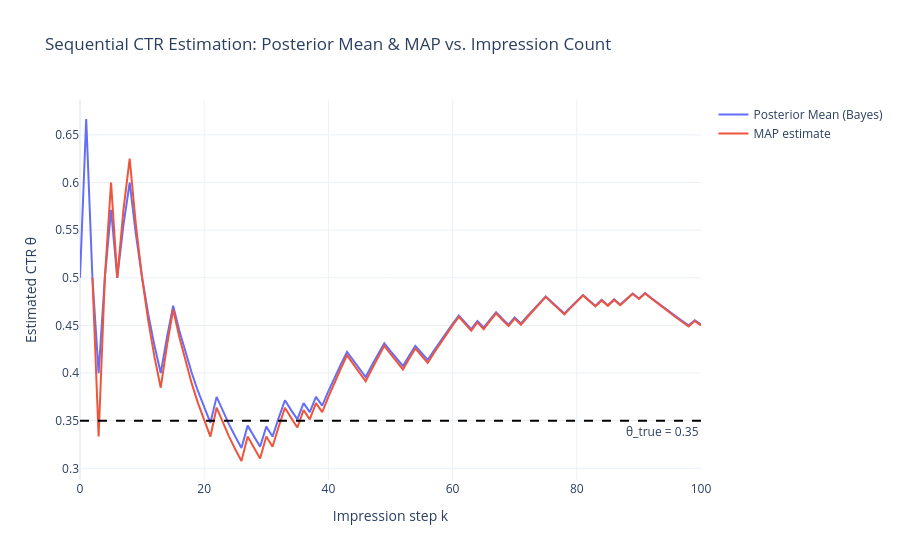

Write notebook code for a chart like this one.
### Markdown cell above
**Interpretation.** The mean of a $\text{Beta}(\alpha,\beta)$ is $\alpha/(\alpha+\beta)$. Increasing $\alpha$ relative to $\beta$ shifts the center of mass **toward 1**; increasing $\beta$ relative to $\alpha$ shifts it **toward 0**. $\text{Beta}(1,1)$ is the flat/uniform, uninformative case; $\text{Beta}(2,8)$ concentrates mass near low CTR values; $\text{Beta}(8,2)$ concentrates mass near high CTR values. The overall spread also narrows as $\alpha+\beta$ grows, since this "pseudo-count" total controls the prior's effective sample size.

## Task 2 — Sequential Likelihood and Joint History

$$L(y_k\mid\theta)=\theta^{y_k}(1-\theta)^{1-y_k},\qquad
L(\mathbf y^{(k)}\mid\theta)=\prod_{i=1}^{k}\theta^{y_i}(1-\theta)^{1-y_i}=\theta^{\sum_i y_i}(1-\theta)^{k-\sum_i y_i}.$$

## Task 3 — Closed-Form Conjugate Update

$$f_{\Theta\mid\mathbf Y^{(k)}}(\theta\mid\mathbf y^{(k)}) \propto \theta^{\alpha_{k-1}-1}(1-\theta)^{\beta_{k-1}-1}\cdot\theta^{y_k}(1-\theta)^{1-y_k}
= \theta^{(\alpha_{k-1}+y_k)-1}(1-\theta)^{(\beta_{k-1}+1-y_k)-1}.$$

This is (up to normalization) exactly the kernel of a $\text{Beta}(\alpha_k,\beta_k)$ density, proving **Beta–Binomial conjugacy**, with the simple arithmetic updates
$$\alpha_k=\alpha_{k-1}+y_k, \qquad \beta_k=\beta_{k-1}+(1-y_k).$$

Posterior mean:
$$\mathbb E[\Theta\mid\mathbf Y^{(k)}=\mathbf y^{(k)}]=\frac{\alpha_k}{\alpha_k+\beta_k}.$$

## Task 4 — Dynamic Shifting Mechanics

A **click** ($y_k=1$) increments $\alpha_k$ only, pushing the density's mass and mode **rightward** (higher believed CTR). A **non-click** ($y_k=0$) increments $\beta_k$ only, pushing mass **leftward**. Because the update is a pure integer increment of the sufficient statistics, it is exact and instantaneous — no numerical integration is ever needed. This contrasts sharply with the 2PL IRT model of Q1, where the Bernoulli-logistic likelihood is **not conjugate** to any tractable prior family; there, the posterior kernel has no closed analytical form and must be tracked and renormalized on a numerical grid at every step.

## Task 5 — Running Point Estimators

$$\widehat\theta_{\mathrm{Bayes}}^{(k)}=\frac{\alpha_k}{\alpha_k+\beta_k}, \qquad
\widehat\theta_{\mathrm{MAP}}^{(k)}=\frac{\alpha_k-1}{\alpha_k+\beta_k-2}\quad(\alpha_k,\beta_k>1).$$
(If $\alpha_k\le 1$ or $\beta_k\le1$ the mode lies at a boundary, $0$ or $1$, rather than at this interior stationary point.)

## Task 6 — Performance Tracking

### Code cell
def run_ctr_simulation(theta_true=0.35, n_impressions=100, alpha0=1.0, beta0=1.0, seed=11):
    rng = np.random.default_rng(seed)
    alpha_k, beta_k = alpha0, beta0
    bayes_hist = [alpha_k / (alpha_k + beta_k)]
    map_hist = [np.nan if (alpha_k <= 1 or beta_k <= 1) else (alpha_k - 1) / (alpha_k + beta_k - 2)]

    for k in range(1, n_impressions + 1):
        y_k = 1 if rng.uniform() < theta_true else 0
        alpha_k += y_k
        beta_k += (1 - y_k)
        bayes_hist.append(alpha_k / (alpha_k + beta_k))
        map_hist.append(np.nan if (alpha_k <= 1 or beta_k <= 1) else (alpha_k - 1) / (alpha_k + beta_k - 2))

    return np.array(bayes_hist), np.array(map_hist)

theta_true_ctr = 0.35
bayes_ctr, map_ctr = run_ctr_simulation(theta_true=theta_true_ctr, n_impressions=100, seed=11)
steps_ctr = np.arange(0, 101)

fig = go.Figure()
fig.add_trace(go.Scatter(x=steps_ctr, y=bayes_ctr, mode="lines", name="Posterior Mean (Bayes)"))
fig.add_trace(go.Scatter(x=steps_ctr, y=map_ctr, mode="lines", name="MAP estimate"))
fig.add_hline(y=theta_true_ctr, line_dash="dash", line_color="black",
              annotation_text=f"θ_true = {theta_true_ctr}", annotation_position="bottom right")
fig.update_layout(title="Sequential CTR Estimation: Posterior Mean & MAP vs. Impression Count",
                   xaxis_title="Impression step k", yaxis_title="Estimated CTR θ",
                   template="plotly_white")
fig.show()

print(f"Final posterior mean: {bayes_ctr[-1]:.4f}   Final MAP: {map_ctr[-1]:.4f}")

### Figure 1 — Plotly figure (JSON) as saved in the notebook; plotly's stock layout.template omitted (floating-point values rounded to 4 significant figures)
{"data": [{"mode": "lines", "name": "Posterior Mean (Bayes)", "type": "scatter", "x": [0, 1, 2, 3, 4, 5, 6, 7, 8, 9, 10, 11, 12, 13, 14, 15, 16, 17, 18, 19, 20, 21, 22, 23, 24, 25, 26, 27, 28, 29, 30, 31, 32, 33, 34, 35, 36, 37, 38, 39, 40, 41, 42, 43, 44, 45, 46, 47, 48, 49, 50, 51, 52, 53, 54, 55, 56, 57, 58, 59, 60, 61, 62, 63, 64, 65, 66, 67, 68, 69, 70, 71, 72, 73, 74, 75, 76, 77, 78, 79, 80, 81, 82, 83, 84, 85, 86, 87, 88, 89, 90, 91, 92, 93, 94, 95, 96, 97, 98, 99, 100], "y": [0.5, 0.6667, 0.5, 0.4, 0.5, 0.5714, 0.5, 0.5556, 0.6, 0.5455, 0.5, 0.4615, 0.4286, 0.4, 0.4375, 0.4706, 0.4444, 0.4211, 0.4, 0.381, 0.3636, 0.3478, 0.375, 0.36, 0.3462, 0.3333, 0.3214, 0.3448, 0.3333, 0.3226, 0.3438, 0.3333, 0.3529, 0.3714, 0.3611, 0.3514, 0.3684, 0.359, 0.375, 0.3659, 0.381, 0.3953, 0.4091, 0.4222, 0.413, 0.4043, 0.3958, 0.4082, 0.42, 0.4314, 0.4231, 0.4151, 0.4074, 0.4182, 0.4286, 0.4211, 0.4138, 0.4237, 0.4333, 0.4426, 0.4516, 0.4603, 0.4531, 0.4462, 0.4545, 0.4478, 0.4559, 0.4638, 0.4571, 0.4507, 0.4583, 0.4521, 0.4595, 0.4667, 0.4737, 0.4805, 0.4744, 0.4684, 0.4625, 0.4691, 0.4756, 0.4819, 0.4762, 0.4706, 0.4767, 0.4713, 0.4773, 0.4719, 0.4778, 0.4835, 0.4783, 0.4839, 0.4787, 0.4737, 0.4688, 0.4639, 0.4592, 0.4545, 0.45, 0.4554, 0.451]}, {"mode": "lines", "name": "MAP estimate", "type": "scatter", "x": [0, 1, 2, 3, 4, 5, 6, 7, 8, 9, 10, 11, 12, 13, 14, 15, 16, 17, 18, 19, 20, 21, 22, 23, 24, 25, 26, 27, 28, 29, 30, 31, 32, 33, 34, 35, 36, 37, 38, 39, 40, 41, 42, 43, 44, 45, 46, 47, 48, 49, 50, 51, 52, 53, 54, 55, 56, 57, 58, 59, 60, 61, 62, 63, 64, 65, 66, 67, 68, 69, 70, 71, 72, 73, 74, 75, 76, 77, 78, 79, 80, 81, 82, 83, 84, 85, 86, 87, 88, 89, 90, 91, 92, 93, 94, 95, 96, 97, 98, 99, 100], "y": [NaN, NaN, 0.5, 0.3333, 0.5, 0.6, 0.5, 0.5714, 0.625, 0.5556, 0.5, 0.4545, 0.4167, 0.3846, 0.4286, 0.4667, 0.4375, 0.4118, 0.3889, 0.3684, 0.35, 0.3333, 0.3636, 0.3478, 0.3333, 0.32, 0.3077, 0.3333, 0.3214, 0.3103, 0.3333, 0.3226, 0.3438, 0.3636, 0.3529, 0.3429, 0.3611, 0.3514, 0.3684, 0.359, 0.375, 0.3902, 0.4048, 0.4186, 0.4091, 0.4, 0.3913, 0.4043, 0.4167, 0.4286, 0.42, 0.4118, 0.4038, 0.4151, 0.4259, 0.4182, 0.4107, 0.4211, 0.431, 0.4407, 0.45, 0.459, 0.4516, 0.4444, 0.4531, 0.4462, 0.4545, 0.4627, 0.4559, 0.4493, 0.4571, 0.4507, 0.4583, 0.4658, 0.473, 0.48, 0.4737, 0.4675, 0.4615, 0.4684, 0.475, 0.4815, 0.4756, 0.4699, 0.4762, 0.4706, 0.4767, 0.4713, 0.4773, 0.4831, 0.4778, 0.4835, 0.4783, 0.4731, 0.4681, 0.4632, 0.4583, 0.4536, 0.449, 0.4545, 0.45]}], "layout": {"annotations": [{"showarrow": false, "text": "θ_true = 0.35", "x": 1, "xanchor": "right", "xref": "x domain", "y": 0.35, "yanchor": "top", "yref": "y"}], "shapes": [{"line": {"color": "black", "dash": "dash"}, "type": "line", "x0": 0, "x1": 1, "xref": "x domain", "y0": 0.35, "y1": 0.35, "yref": "y"}], "title": {"text": "Sequential CTR Estimation: Posterior Mean & MAP vs. Impression Count"}, "xaxis": {"title": {"text": "Impression step k"}}, "yaxis": {"title": {"text": "Estimated CTR θ"}}}}
